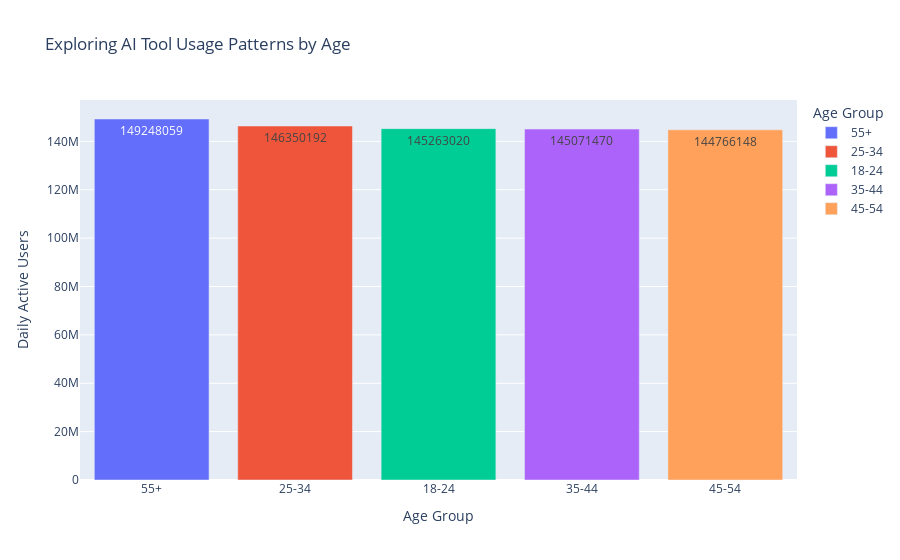

The cell this chart's notebook holds for it:
### Markdown cell above
## Q11 - Visual

### Code cell
import plotly.express as px

age_user = pd.DataFrame(age_usag)

fig = px.bar(age_user, x = 'age_group', y = 'daily_active_users', title = 'Exploring AI Tool Usage Patterns by Age', color = 'age_group', \
            text = age_user['daily_active_users'].round(2),  labels={'daily_active_users': 'Daily Active Users', 'age_group': 'Age Group'})

fig.update_traces(textposition='inside')
fig.show()

### Figure 1 — Plotly figure (JSON) as saved in the notebook; plotly's stock layout.template omitted (floating-point values rounded to 4 significant figures)
{"data": [{"alignmentgroup": "True", "hovertemplate": "Age Group=%{x}<br>Daily Active Users=%{y}<br>text=%{text}<extra></extra>", "legendgroup": "55+", "marker": {"color": "#636efa", "pattern": {"shape": ""}}, "name": "55+", "offsetgroup": "55+", "orientation": "v", "showlegend": true, "text": [149248059], "textposition": "inside", "type": "bar", "x": ["55+"], "xaxis": "x", "y": [149248059], "yaxis": "y"}, {"alignmentgroup": "True", "hovertemplate": "Age Group=%{x}<br>Daily Active Users=%{y}<br>text=%{text}<extra></extra>", "legendgroup": "25-34", "marker": {"color": "#EF553B", "pattern": {"shape": ""}}, "name": "25-34", "offsetgroup": "25-34", "orientation": "v", "showlegend": true, "text": [146350192], "textposition": "inside", "type": "bar", "x": ["25-34"], "xaxis": "x", "y": [146350192], "yaxis": "y"}, {"alignmentgroup": "True", "hovertemplate": "Age Group=%{x}<br>Daily Active Users=%{y}<br>text=%{text}<extra></extra>", "legendgroup": "18-24", "marker": {"color": "#00cc96", "pattern": {"shape": ""}}, "name": "18-24", "offsetgroup": "18-24", "orientation": "v", "showlegend": true, "text": [145263020], "textposition": "inside", "type": "bar", "x": ["18-24"], "xaxis": "x", "y": [145263020], "yaxis": "y"}, {"alignmentgroup": "True", "hovertemplate": "Age Group=%{x}<br>Daily Active Users=%{y}<br>text=%{text}<extra></extra>", "legendgroup": "35-44", "marker": {"color": "#ab63fa", "pattern": {"shape": ""}}, "name": "35-44", "offsetgroup": "35-44", "orientation": "v", "showlegend": true, "text": [145071470], "textposition": "inside", "type": "bar", "x": ["35-44"], "xaxis": "x", "y": [145071470], "yaxis": "y"}, {"alignmentgroup": "True", "hovertemplate": "Age Group=%{x}<br>Daily Active Users=%{y}<br>text=%{text}<extra></extra>", "legendgroup": "45-54", "marker": {"color": "#FFA15A", "pattern": {"shape": ""}}, "name": "45-54", "offsetgroup": "45-54", "orientation": "v", "showlegend": true, "text": [144766148], "textposition": "inside", "type": "bar", "x": ["45-54"], "xaxis": "x", "y": [144766148], "yaxis": "y"}], "layout": {"autosize": true, "barmode": "relative", "legend": {"title": {"text": "Age Group"}, "tracegroupgap": 0}, "title": {"text": "Exploring AI Tool Usage Patterns by Age"}, "xaxis": {"anchor": "y", "autorange": true, "categoryarray": ["55+", "25-34", "18-24", "35-44", "45-54"], "categoryorder": "array", "domain": [0, 1], "range": [-0.5, 4.5], "title": {"text": "Age Group"}, "type": "category"}, "yaxis": {"anchor": "x", "autorange": true, "domain": [0, 1], "range": [0, 157103220], "title": {"text": "Daily Active Users"}, "type": "linear"}}}
